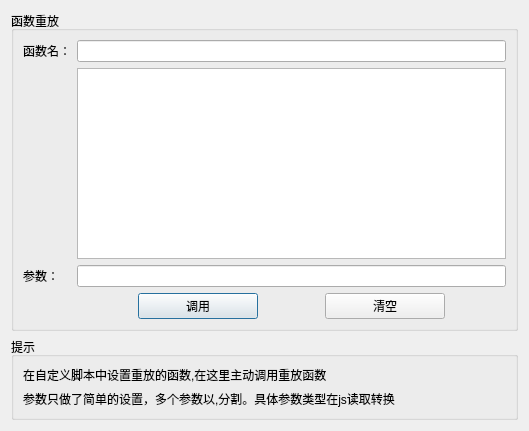
<?xml version="1.0" encoding="UTF-8"?>
<ui version="4.0">
 <class>Dialog</class>
 <widget class="QDialog" name="Dialog">
  <property name="geometry">
   <rect>
    <x>0</x>
    <y>0</y>
    <width>529</width>
    <height>431</height>
   </rect>
  </property>
  <property name="windowTitle">
   <string>主动调用</string>
  </property>
  <layout class="QGridLayout" name="gridLayout_3">
   <item row="1" column="0">
    <widget class="QGroupBox" name="groupBox_2">
     <property name="title">
      <string>提示</string>
     </property>
     <layout class="QGridLayout" name="gridLayout_2">
      <item row="1" column="0">
       <widget class="QLabel" name="label_3">
        <property name="text">
         <string>参数只做了简单的设置，多个参数以,分割。具体参数类型在js读取转换</string>
        </property>
       </widget>
      </item>
      <item row="0" column="0">
       <widget class="QLabel" name="label">
        <property name="text">
         <string>在自定义脚本中设置重放的函数,在这里主动调用重放函数</string>
        </property>
       </widget>
      </item>
     </layout>
    </widget>
   </item>
   <item row="0" column="0">
    <widget class="QGroupBox" name="groupBox">
     <property name="title">
      <string>函数重放</string>
     </property>
     <layout class="QGridLayout" name="gridLayout">
      <item row="0" column="0">
       <widget class="QLabel" name="label_2">
        <property name="text">
         <string>函数名：</string>
        </property>
       </widget>
      </item>
      <item row="0" column="1">
       <widget class="QLineEdit" name="txtMethod"/>
      </item>
      <item row="1" column="1">
       <widget class="QListWidget" name="listMethods"/>
      </item>
      <item row="2" column="0">
       <widget class="QLabel" name="label_4">
        <property name="text">
         <string>参数：</string>
        </property>
       </widget>
      </item>
      <item row="2" column="1">
       <widget class="QLineEdit" name="txtArgs"/>
      </item>
      <item row="3" column="1">
       <layout class="QHBoxLayout" name="horizontalLayout">
        <item>
         <widget class="QPushButton" name="btnSubmit">
          <property name="maximumSize">
           <size>
            <width>120</width>
            <height>16777215</height>
           </size>
          </property>
          <property name="text">
           <string>调用</string>
          </property>
         </widget>
        </item>
        <item>
         <widget class="QPushButton" name="btnClear">
          <property name="maximumSize">
           <size>
            <width>120</width>
            <height>16777215</height>
           </size>
          </property>
          <property name="text">
           <string>清空</string>
          </property>
         </widget>
        </item>
       </layout>
      </item>
     </layout>
    </widget>
   </item>
  </layout>
 </widget>
 <resources/>
 <connections/>
</ui>
